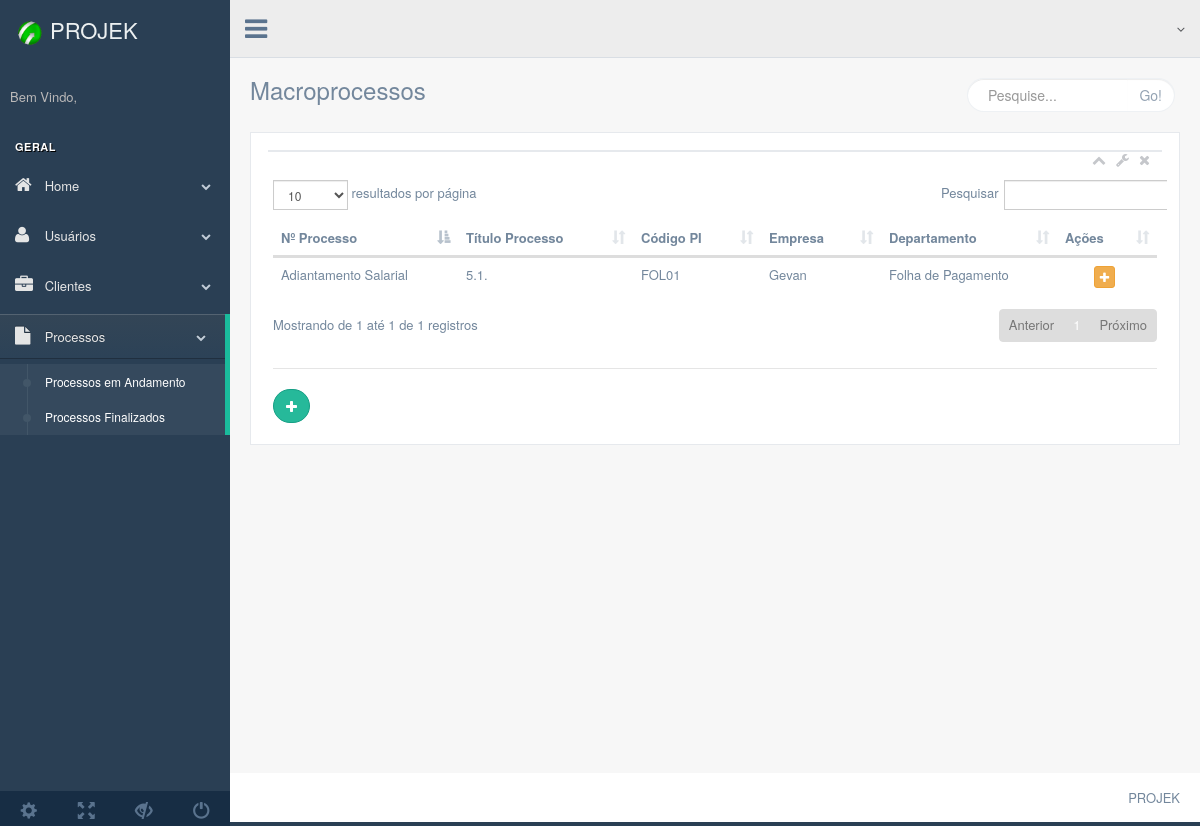
/production/php/processos/processos.php, run on an earlier commit of the app's database.
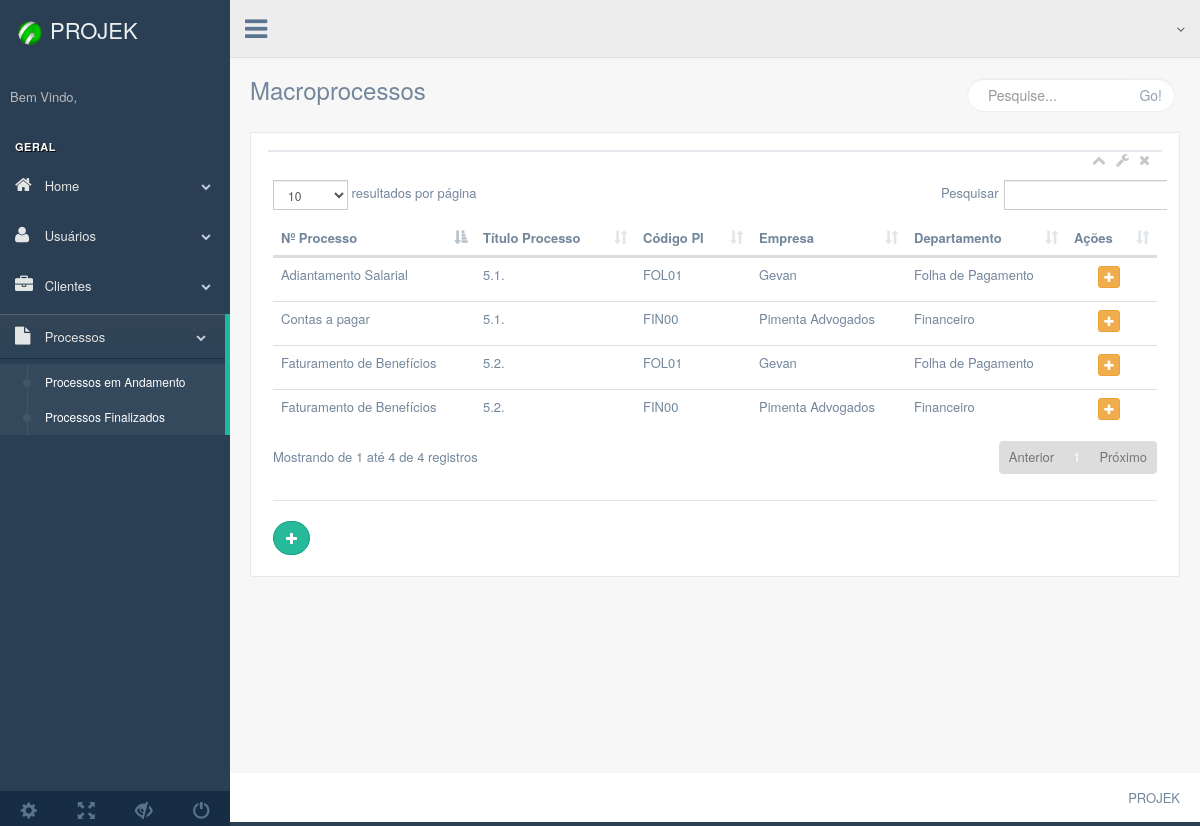
And on a later commit of the database.
### tables this page shows
CREATE TABLE `macroprocessos` (
  `id_macroprocesso` int(11) NOT NULL,
  `cod_pi` varchar(11) DEFAULT NULL,
  `data_ultima` varchar(25) DEFAULT NULL,
  `data_proxima` varchar(25) DEFAULT NULL,
  `id_classificao` int(11) DEFAULT NULL,
  `t_processo` varchar(255) DEFAULT NULL,
  `n_processo` varchar(10) DEFAULT NULL
);

CREATE TABLE `pis` (
  `id_departamento` int(11) DEFAULT NULL,
  `cod_pi` varchar(20) NOT NULL,
  `data_revisado` varchar(255) DEFAULT NULL,
  `id_consultor` int(11) DEFAULT NULL,
  `id_gestor_pi` int(11) DEFAULT NULL
);

CREATE TABLE `clientes` (
  `id_cliente` int(11) NOT NULL,
  `nome` varchar(255) DEFAULT NULL
);

CREATE TABLE `departamentos` (
  `id_departamento` int(11) NOT NULL,
  `id_cliente` int(11) DEFAULT NULL,
  `nome` varchar(255) DEFAULT NULL
);

### production/php/bancos/banco-macroprocesso.php (called while the page is built, shortened)
<?php
function listaMacroprocessos($conexao){
  $clientes = array();
    $query = "select  * from macroprocessos";
    $resultado = mysqli_query($conexao, $query);
    while ($cliente = mysqli_fetch_assoc($resultado)) {
      array_push($clientes, $cliente);
    }
    return $clientes;
}

### production/php/bancos/banco-pis.php (called while the page is built, shortened)
<?php
function  buscaPi($conexao , $cod_pi){
    $query = "select  * from pis where cod_pi = '{$cod_pi}'";
    $resultado = mysqli_query($conexao, $query);
    $pi = mysqli_fetch_assoc($resultado);
    return $pi;
}

### production/php/bancos/banco-departamento.php (called while the page is built, shortened)
<?php
function  buscaDepartamento($conexao , $id_departamento){
    $query = "select  * from departamentos where id_departamento = $id_departamento";
    $resultado = mysqli_query($conexao, $query);
    $departamento = mysqli_fetch_assoc($resultado);
    return $departamento;
}
?>

### production/php/bancos/banco-cliente.php (called while the page is built, shortened)
<?php
function  buscaCliente($conexao , $id_cliente){
    $query = "select  * from clientes where id_cliente = $id_cliente";
    $resultado = mysqli_query($conexao, $query);
    $cliente = mysqli_fetch_assoc($resultado);
    return $cliente;
}

### production/php/processos/processos.php (the view, shortened to what this page needs)
<?php include "../bancos/conecta.php";?>
<?php include "../bancos/banco-cliente.php";?>
<?php include "../bancos/banco-departamento.php";?>
<?php include "../bancos/banco-pis.php";?>
<?php include "../bancos/banco-macroprocesso.php";?>
<?php
  $macros = listaMacroprocessos($conexao);
?>
<!DOCTYPE html>
<html lang="en">
  <head>
    <link href="../../../vendors/bootstrap/dist/css/bootstrap.min.css" rel="stylesheet">
    <link href="../../../vendors/font-awesome/css/font-awesome.min.css" rel="stylesheet">
    <link href="../../../vendors/nprogress/nprogress.css" rel="stylesheet">
    <link href="../../../vendors/iCheck/skins/flat/green.css" rel="stylesheet">
    <link href="../../../vendors/datatables.net-bs/css/dataTables.bootstrap.min.css" rel="stylesheet">
    <link href="../../../vendors/datatables.net-buttons-bs/css/buttons.bootstrap.min.css" rel="stylesheet">
    <link href="../../../vendors/datatables.net-fixedheader-bs/css/fixedHeader.bootstrap.min.css" rel="stylesheet">
    <link href="../../../vendors/datatables.net-responsive-bs/css/responsive.bootstrap.min.css" rel="stylesheet">
    <link href="../../../vendors/datatables.net-scroller-bs/css/scroller.bootstrap.min.css" rel="stylesheet">
    <link rel="stylesheet" type="text/css" href="../../../vendors/bootstrap-notify-3.1.3/dist/bootstrap-notify.js">
    <link href="../../../build/css/custom.min.css" rel="stylesheet">
  </head>
  <body class="nav-md">
    <div class="container body">
      <div class="main_container">
        <div class="col-md-3 left_col">
          <div class="left_col scroll-view">
            <div class="navbar nav_title" style="border: 0;">
              <a href="../index/index2.php" class="site_title"><img src="../../images/botao.png" width="40" right="40" ><span>PROJEK</span></a>
            </div>
            <div class="profile clearfix">
              <div class="profile_info">
                <span>Bem Vindo,</span>
              </div>
            </div>
            <br />
            <div id="sidebar-menu" class="main_menu_side hidden-print main_menu">
              <div class="menu_section">
                <h3>Geral</h3>
                <ul class="nav side-menu">
                  <li><a><i class="fa fa-home"></i> Home<span class="fa fa-chevron-down"></span></a>
                  </li>
                  <li><a><i class="fa fa-user"></i> Usuários<span class="fa fa-chevron-down"></span></a>
                  </li>
                  <li><a><i class="fa fa-briefcase"></i> Clientes<span class="fa fa-chevron-down"></span></a>
                  </li>
                  <li><a><i class="fa fa-file"></i> Processos<span class="fa fa-chevron-down"></span></a>
                    <ul class="nav child_menu">
                      <li><a href="../processos/processos.php">Processos em Andamento</a></li>
                      <li><a href="../processos/processos.php">Processos Finalizados</a></li>
                    </ul>
                  </li>
                </ul>
              </div>
            </div>
            <div class="sidebar-footer hidden-small">
              <a data-toggle="tooltip" data-placement="top" title="Settings">
                <span class="glyphicon glyphicon-cog" aria-hidden="true"></span>
              </a>
              <a data-toggle="tooltip" data-placement="top" title="FullScreen">
                <span class="glyphicon glyphicon-fullscreen" aria-hidden="true"></span>
              </a>
              <a data-toggle="tooltip" data-placement="top" title="Lock">
                <span class="glyphicon glyphicon-eye-close" aria-hidden="true"></span>
              </a>
              <a data-toggle="tooltip" data-placement="top" title="Logout" href="login.html">
                <span class="glyphicon glyphicon-off" aria-hidden="true"></span>
              </a>
            </div>
          </div>
        </div>
        <div class="top_nav">
          <div class="nav_menu">
            <nav>
              <div class="nav toggle">
                <a id="menu_toggle"><i class="fa fa-bars"></i></a>
              </div>
              <ul class="nav navbar-nav navbar-right">
                <li class="">
                  <a href="javascript:;" class="user-profile dropdown-toggle" data-toggle="dropdown" aria-expanded="false">
                    <span class=" fa fa-angle-down"></span>
                  </a>
                </li>
                <li role="presentation" class="dropdown">
                  <a href="javascript:;" class="dropdown-toggle info-number" data-toggle="dropdown" aria-expanded="false"></a>
                </li>
              </ul>
            </nav>
          </div>
        </div>
        <div class="right_col" role="main">
          <div class="">
            <div class="page-title">
              <div class="title_left"><h3>Macroprocessos</h3></div>
              <div class="title_right">
                <div class="col-md-5 col-sm-5 col-xs-12 form-group pull-right top_search">
                  <div class="input-group">
                    <input type="text" class="form-control" placeholder="Pesquise...">
                      <span class="input-group-btn">
                        <button class="btn btn-default" type="button">Go!</button>
                      </span>
                  </div>
                </div>
              </div>
            </div>
            <div class="clearfix"></div>
            <div class="row">
              <div class="col-md-12 col-sm-12 col-xs-12">
                <div class="x_panel">
                  <div class="x_title">
                    <ul class="nav navbar-right panel_toolbox">
                      <li><a class="collapse-link"><i class="fa fa-chevron-up"></i></a> </li>
                      <li class="dropdown">
                        <a href="#" class="dropdown-toggle" data-toggle="dropdown" role="button" aria-expanded="false"><i class="fa fa-wrench"></i></a>
                      </li>
                      <li><a class="close-link"><i class="fa fa-close"></i></a></li>
                    </ul>
                  </div>
                  <div class="clearfix"></div>
                  <div class="x_content">
                    <div class="row">
                      <div class="col-md-12 col-sm-12 col-xs-12">
                        <table id="tabela" class="table table-hover">
                          <thead>
                            <tr>
                              <th>Nº Processo</th>
                              <th>Título Processo</th>
                              <th>Código PI</th>
                              <th>Empresa</th>
                              <th>Departamento</th>
                              <th>Ações</th>
                            </tr>
                          </thead>
                          <tbody>
                            <?php
                              foreach ($macros as  $macro) {
                                $pi = buscaPi($conexao, $macro['cod_pi']);
                                $departamento = buscaDepartamento($conexao, $pi['id_departamento']);
                                $cliente = buscaCliente($conexao, $departamento['id_cliente']);
                            ?>
                            <tr>
                              <td><?=$macro['t_processo']?></td>
                              <td><?=$macro['n_processo']?></td>
                              <td><?=$pi['cod_pi']?></td>
                              <td><?=$cliente['nome']?></td>
                              <td><?=$departamento['nome']?></td>
                              <td align="center">
                                <a href="../forms/form-macroprocesso.php?cod_pi=<?=$pi['cod_pi']?>"><button class="btn btn-warning btn-xs"><i class="fa fa-plus"></i></button></a>
                              </td>
                            </tr>
                            <?php
                              }
                            ?>
                          </tbody>
                        </table>
                        <div class="ln_solid"></div>
                          <a class="btn btn-success btn-round" style="" href="../forms/form-cliente.php?"><i class="fa fa-plus"></i></a>
                        </div>
                      </div>
                    </div>
                  </div>
                </div>
              </div>
            </div>
          </div>
        </div>
        <footer>
          <div class="pull-right">
            PROJEK
          </div>
          <div class="clearfix"></div>
        </footer>
      </div>
  </body>
</html>

What changed in the data, as far as the page shows it:
added macroprocessos: t_processo "Faturamento de Benefícios", n_processo "5.2.", cod_pi.cod_pi "FOL01", clientes.nome "Gevan", departamentos.nome "Folha de Pagamento"
added macroprocessos: t_processo "Contas a pagar", n_processo "5.1.", cod_pi.cod_pi "FIN00", clientes.nome "Pimenta Advogados", departamentos.nome "Financeiro"
added macroprocessos: t_processo "Faturamento de Benefícios", n_processo "5.2.", cod_pi.cod_pi "FIN00", clientes.nome "Pimenta Advogados", departamentos.nome "Financeiro"
Also different on the page:
text written by a page script: "resultados por página Pesquisar Mostrando de 1 até 1 de 1 registros Anterior 1 Próximo" → "resultados por página Pesquisar Mostrando de 1 até 4 de 4 registros Anterior 1 Próximo"
